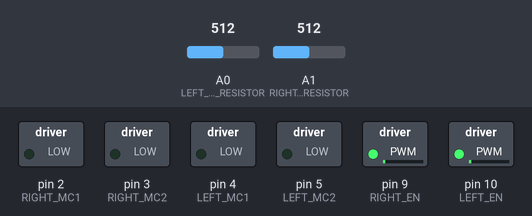
This sketch was run on a simulated Arduino Uno, built with avr-gcc and run on an emulated ATmega328P. Shown: switched loads named in the sketch (green lamp = pin HIGH). The inputs (shaded band) are chosen by the test bench; at power-on: A1 (RIGHT_LIGHT_RESISTOR) = 512, A0 (LEFT_LIGHT_RESISTOR) = 512. What the sketch prints to the serial monitor is not drawn.

Above: at 1.2 s.
1.3 s: A1 (RIGHT_LIGHT_RESISTOR) set to 796
2.8 s: A1 (RIGHT_LIGHT_RESISTOR) set to 824
At 3.2 s:
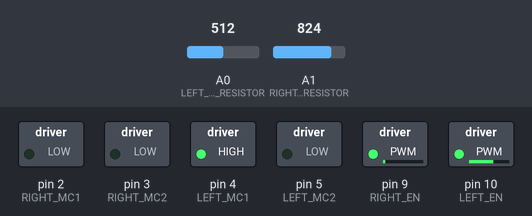
4.3 s: A0 (LEFT_LIGHT_RESISTOR) set to 802
7.3 s: A0 (LEFT_LIGHT_RESISTOR) set to 826
At 8.5 s:
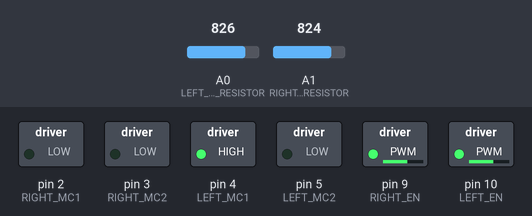
8.8 s: A1 (RIGHT_LIGHT_RESISTOR) set to 800
At 9.1 s:
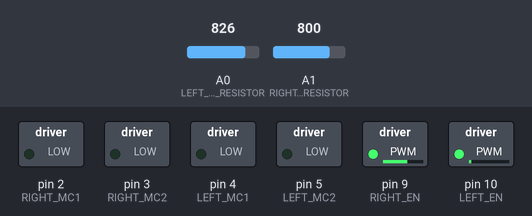
10.3 s: A0 (LEFT_LIGHT_RESISTOR) set to 1023
At 11.3 s:
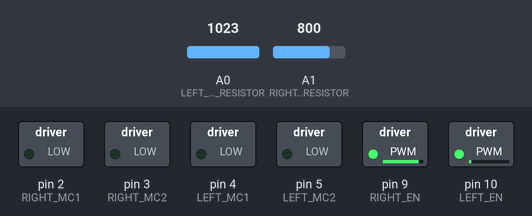
Timing chart, 0 to 12.8 s (numbered marks = the images above; inputs shaded):
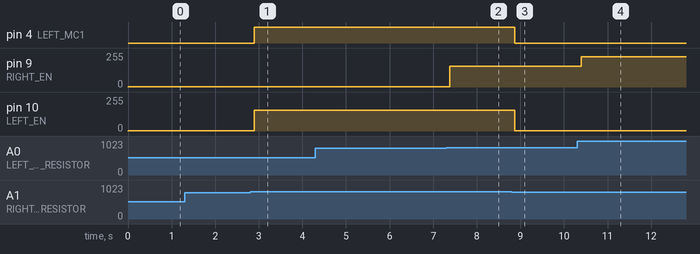

The sketch:

4.4.Mobile_Robot.ino
```cpp
#define RIGHT_EN 9 // Вход включения электродвигателя EN1 (правого)
#define RIGHT_MC1 2 // Вход 1 управления электродвигателем
#define RIGHT_MC2 3 // Вход 2 управления электродвигателем

#define LEFT_EN 10 // Вход включения электродвигателя EN2 (левого)
#define LEFT_MC1 4 // Вход 3 управления электродвигателем
#define LEFT_MC2 5 // Вход 4 управления электродвигателем

#define LEFT_LIGHT_RESISTOR A0 // Пин левого фоторезистора
#define RIGHT_LIGHT_RESISTOR A1 // Пин левого фоторезистора

int LIGHT_THRESHOLD_MIN = 810; //Минимальный уровень освещения для начала движения
int LIGHT_THRESHOLD_MAX = 1100; //Максимальный уровень освещения для начала движения
int SPEED_MIN = 150; // Минимальная скорость вращения двигателя
int SPEED_MAX = 255; // Максимальная скорость вращения двигателя

void setup() {
  pinMode(RIGHT_EN, OUTPUT);
  pinMode(RIGHT_MC1, OUTPUT);
  pinMode(RIGHT_MC2, OUTPUT);

  pinMode(LEFT_EN, OUTPUT);
  pinMode(LEFT_MC1, OUTPUT);
  pinMode(LEFT_MC2, OUTPUT);

  //Остановим двигатели
  brake("left");
  brake("right");
  Serial.begin(9600); //Откроем последовательный порт для калибровки уровней освещения
}

void loop() {
  int left_light = analogRead(LEFT_LIGHT_RESISTOR);
  int right_light = analogRead(RIGHT_LIGHT_RESISTOR);
  delay(50); // Небольшая пауза, чтобы обеспечить считывание последовательного вывода
  /*
    Для каждого фоторезистора задаём пропорционально скорость вращения противоположного двигателя.
    Не включаем противоположный двигатель ниже минимального значения освещения. Левый датчик управляет
    скоростью правого электродвигателя и наоборот. тобы повернуть влево, нужно ускорить вращение правого электродвигателя и наоборот.
  */
  Serial.print("Right: ");
  Serial.print(right_light);
  Serial.print("");

  if (right_light >= LIGHT_THRESHOLD_MIN) {
    int left_speed = map(right_light, LIGHT_THRESHOLD_MIN, LIGHT_THRESHOLD_MAX, SPEED_MIN, SPEED_MAX); //Состовляем уровень освещённости со значением скорости
    left_speed = constrain(left_speed, SPEED_MIN, SPEED_MAX); // Устанавливаем предел на скорость
    Serial.print(left_speed); //Отображаем на экране скорость вращения
    forward("left", left_speed); //Вращаем противоположный двигатель с вычисленной скоростью
  }
  // Если освещённость ниже минимальной, тормозим противоположный двигатель
  else {
    Serial.print("0");
    brake("left");
  }

  Serial.print("\tLeft: ");
  Serial.print(left_light);
  Serial.print("");

  if (left_light >= LIGHT_THRESHOLD_MIN) {
    int right_speed = map(left_light, LIGHT_THRESHOLD_MIN, LIGHT_THRESHOLD_MAX, SPEED_MIN, SPEED_MAX); //Состовляем уровень освещённости со значением скорости
    right_speed = constrain(right_speed, SPEED_MIN, SPEED_MAX); // Устанавливаем предел на скорость
    Serial.print(right_speed); //Отображаем на экране скорость вращения
    forward("right", right_speed); //Вращаем противоположный двигатель с вычисленной скоростью
  }
  // Если освещённость ниже минимальной, тормозим противоположный двигатель
  else {
    Serial.print("0");
    brake("right");
  }
}

/* Функция вращения вперёд сзаданной скоростью (от 0 до 255)
  двигатель может быть "left" (левый) или "right" (правый)
*/

void forward(String motor, int rate) {
  if (motor == "left") {
    digitalWrite(LEFT_EN, LOW);
    digitalWrite(LEFT_MC1, HIGH);
    digitalWrite(LEFT_MC2, LOW);
    analogWrite(LEFT_EN, rate);
  }
  else if (motor == "right") {
    digitalWrite(RIGHT_EN, LOW);
    digitalWrite(RIGHT_MC1, HIGH);
    digitalWrite(RIGHT_MC1, LOW);
    analogWrite(RIGHT_EN, rate);
  }
}

//Функция торможения электродвигателя
void brake(String motor) {
  if (motor == "left") {
    digitalWrite(LEFT_EN, LOW);
    digitalWrite(LEFT_MC1, LOW);
    digitalWrite(LEFT_MC2, LOW);
    analogWrite(LEFT_EN, HIGH);
  }

    else if (motor == "right") {
    digitalWrite(RIGHT_EN, LOW);
    digitalWrite(RIGHT_MC1, LOW);
    digitalWrite(RIGHT_MC1, LOW);
    analogWrite(RIGHT_EN, HIGH);
  }
}
```

Measured:
- the behaviour switches between 809 and 810 on A1 (RIGHT_LIGHT_RESISTOR) (found by bisection; images 0 and 1)
- the behaviour switches between 809 and 810 on A0 (LEFT_LIGHT_RESISTOR) (found by bisection; images 1 and 2)
- after the input at 2.8 s, pin 4 (LEFT_MC1): LOW → HIGH after 0.10 s; pin 10 (LEFT_EN): 1/255 → 155/255 after 0.10 s
- after the input at 7.3 s, pin 9 (RIGHT_EN): 1/255 → 155/255 after 0.08 s
- after the input at 8.8 s, pin 4 (LEFT_MC1): HIGH → LOW after 0.07 s; pin 10 (LEFT_EN): 155/255 → 1/255 after 0.07 s
- after the input at 10.3 s, pin 9 (RIGHT_EN): 155/255 → 227/255 after 0.10 s
